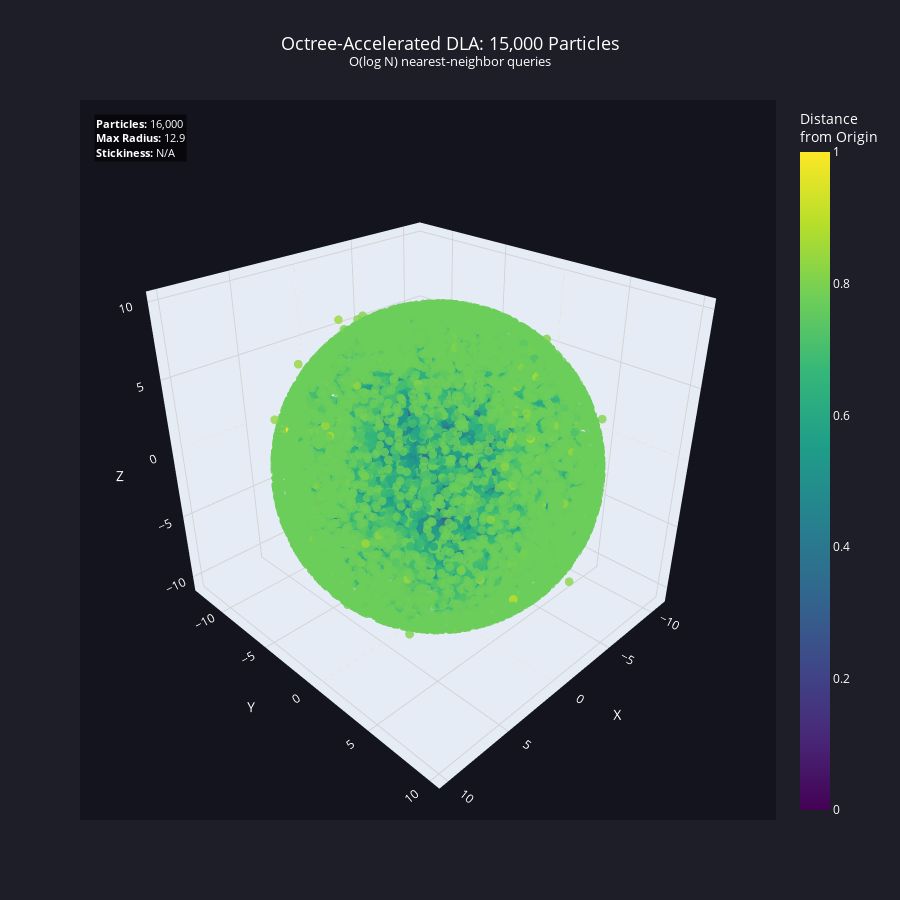

Notebook code cell kept with this figure:
### Code cell
# Visualize octree-accelerated cluster
plot_offgrid_cluster_3d(
    cluster_octree,
    title="Octree-Accelerated DLA: 15,000 Particles<br><sup>O(log N) nearest-neighbor queries</sup>",
    colorscale='Viridis',
    point_size=3
)

print_cluster_stats(cluster_octree, "Octree-Accelerated Cluster")

### Figure 1 — Plotly figure (JSON) as saved in the notebook; plotly's stock layout.template omitted (floating-point values rounded to 4 significant figures; data arrays with more than 128 entries replaced by an {"elided": "..."} marker saying what was removed)
{"data": [{"hovertemplate": "x: %{x:.2f}<br>y: %{y:.2f}<br>z: %{z:.2f}<br>r: %{marker.color:.2f}<extra></extra>", "marker": {"color": {"elided": "16000 float values"}, "colorbar": {"title": {"text": "Distance<br>from Origin"}}, "colorscale": [[0, "#440154"], [0.1111, "#482878"], [0.2222, "#3e4989"], [0.3333, "#31688e"], [0.4444, "#26828e"], [0.5556, "#1f9e89"], [0.6667, "#35b779"], [0.7778, "#6ece58"], [0.8889, "#b5de2b"], [1, "#fde725"]], "line": {"width": 0}, "opacity": 0.8, "size": 3}, "mode": "markers", "type": "scatter3d", "x": {"elided": "16000 float values"}, "y": {"elided": "16000 float values"}, "z": {"elided": "16000 float values"}}], "layout": {"annotations": [{"align": "left", "bgcolor": "rgba(0,0,0,0.6)", "font": {"color": "white", "size": 11}, "showarrow": false, "text": "<b>Particles:</b> 16,000<br><b>Max Radius:</b> 12.9<br><b>Stickiness:</b> N/A", "x": 0.02, "xref": "paper", "y": 0.98, "yref": "paper"}], "font": {"color": "white"}, "height": 900, "paper_bgcolor": "rgb(30, 30, 40)", "scene": {"aspectmode": "data", "bgcolor": "rgb(20, 20, 30)", "camera": {"eye": {"x": 1.5, "y": 1.5, "z": 1.2}, "up": {"x": 0, "y": 0, "z": 1}}, "xaxis": {"gridcolor": "lightgray", "showgrid": true, "title": {"text": "X"}}, "yaxis": {"gridcolor": "lightgray", "showgrid": true, "title": {"text": "Y"}}, "zaxis": {"gridcolor": "lightgray", "showgrid": true, "title": {"text": "Z"}}}, "title": {"font": {"size": 18}, "text": "Octree-Accelerated DLA: 15,000 Particles<br><sup>O(log N) nearest-neighbor queries</sup>", "x": 0.5}, "width": 900}}
